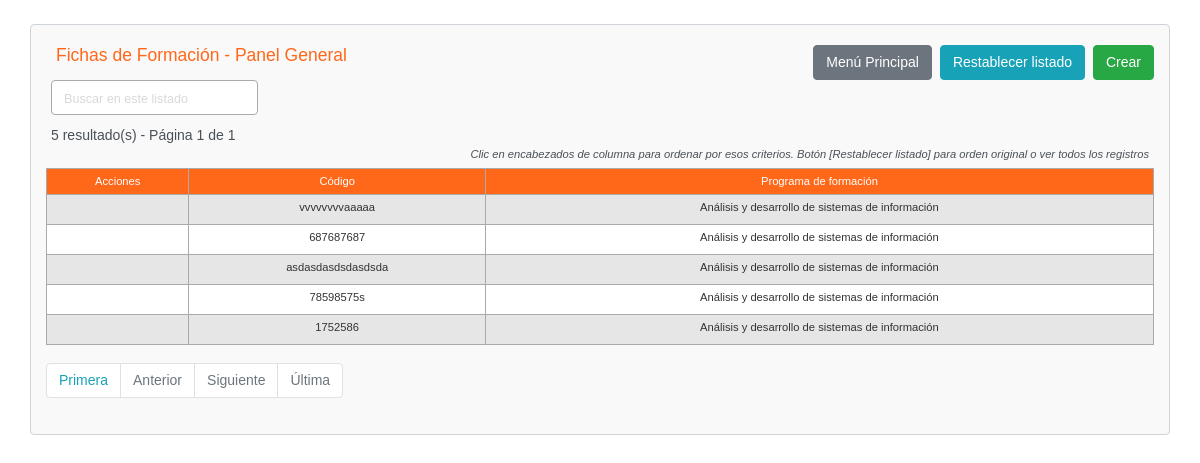
The page /app/fichas_formacion/fichas_formacion-index.php on the database as committed earlier.
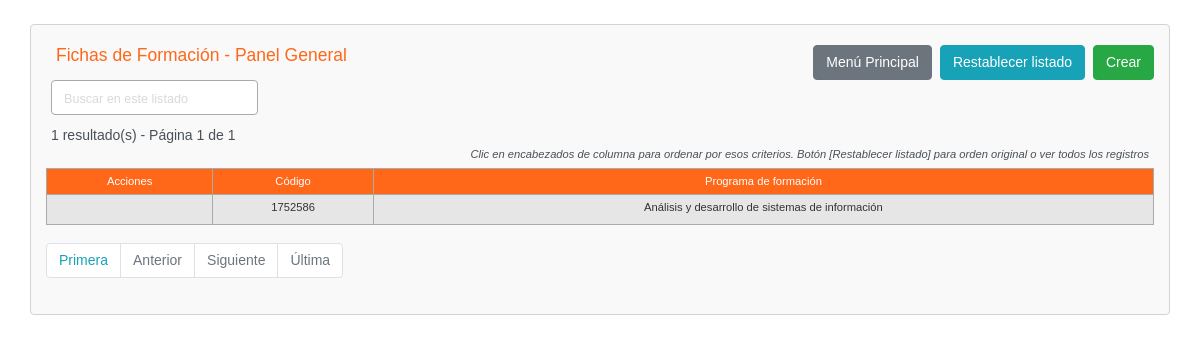
The same page on the database as committed later.
### tables this page shows
CREATE TABLE `fichas_formacion` (
  `idFichaFormacion` int(11) NOT NULL,
  `codigoFichaFormacion` varchar(50) DEFAULT NULL,
  `idProgramaFormacion` int(11) DEFAULT NULL,
  `estado` tinyint(4) NOT NULL DEFAULT 1,
  `auditoria` datetime NOT NULL DEFAULT current_timestamp() ON UPDATE current_timestamp()
);

CREATE TABLE `programas_formacion` (
  `idProgramaFormacion` int(11) NOT NULL,
  `nombreLargoProgramaFormacion` varchar(75) DEFAULT NULL,
  `nombreCorto` varchar(50) DEFAULT NULL,
  `estado` tinyint(4) NOT NULL DEFAULT 1,
  `auditoria` datetime NOT NULL DEFAULT current_timestamp() ON UPDATE current_timestamp()
);

### app/core/config.php (called while the page is built, shortened)
<?php
$no_of_records_per_page = 15;
?>

### app/fichas_formacion/fichas_formacion-index.php (the view, shortened to what the changed rows need)
<!DOCTYPE html>
<html lang="es">
<head>
    <link rel="stylesheet" href="../css/bootstrap-4.5.3.min.css" rel="stylesheet">
    <link rel="stylesheet" href="../css/estilos.css" />
</head>
<body>
    <section class="pt-4">
        <div class="container-fluid index">
            <div class="row">
                <div class="col-md-12">
                    <div class="page-header clearfix">
                        <h2 class="float-left">Fichas de Formación - Panel General</h2>
                        <a href="fichas_formacion-create.php" class="btn btn-success float-right">Crear</a>
                        <a href="fichas_formacion-index.php" class="btn btn-info float-right mr-2">Restablecer listado</a>
                        <a href="../core/menu.php" class="btn btn-secondary float-right mr-2">Menú Principal</a>
                    </div>
                    <div class="form-row">
                        <form action="fichas_formacion-index.php" method="get">
                        </form>
                    </div>
                    <?php
                    require_once "../core/config.php";
                    $domain     = $_SERVER['HTTP_HOST'];
                    $script   = $_SERVER['SCRIPT_NAME'];
                    $parameters   = $_SERVER['QUERY_STRING'];
                    $protocol=strpos(strtolower($_SERVER['SERVER_PROTOCOL']),'https')
                                === FALSE ? 'http' : 'https';
                    $currenturl = $protocol . '://' . $domain. $script . '?' . $parameters;
                    if (isset($_GET['pageno'])) {
                        $pageno = $_GET['pageno'];
                    } else {
                        $pageno = 1;
                    }
                    $offset = ($pageno-1) * $no_of_records_per_page;
                    $total_pages_sql = "SELECT COUNT(*) FROM fichas_formacion";
                    $resultMSQLI = mysqli_query($linkMYSQLI,$total_pages_sql);
                    $total_rows = mysqli_fetch_array($resultMSQLI)[0];
                    $total_pages = ceil($total_rows / $no_of_records_per_page);
                    $order = 'idFichaFormacion';
                    $sortBy = array('asc', 'desc'); $sort = 'desc';
                    $sql = "SELECT FF.*,
                            PF.nombreLargoProgramaFormacion
                            FROM fichas_formacion FF
                            LEFT JOIN programas_formacion PF ON PF.idProgramaFormacion = FF.idProgramaFormacion
                            ORDER BY $order $sort LIMIT $offset, $no_of_records_per_page";
                    $count_pages = "SELECT * FROM fichas_formacion";
                    if(!empty($_GET['search'])) {
                        $search = ($_GET['search']);
                        $sql = "SELECT FF.*,
                            PF.nombreLargoProgramaFormacion
                            FROM fichas_formacion FF
                            LEFT JOIN programas_formacion PF ON PF.idProgramaFormacion = FF.idProgramaFormacion
                            WHERE CONCAT (FF.idFichaFormacion,FF.codigoFichaFormacion,PF.nombreLargoProgramaFormacion,FF.estado,FF.auditoria)
                            LIKE '%$search%'
                            ORDER BY $order $sort
                            LIMIT $offset, $no_of_records_per_page";
                        $count_pages = "SELECT FF.*,
                            PF.nombreLargoProgramaFormacion
                            FROM fichas_formacion FF
                            LEFT JOIN programas_formacion PF ON PF.idProgramaFormacion = FF.idProgramaFormacion
                            WHERE CONCAT (FF.idFichaFormacion,FF.codigoFichaFormacion,PF.nombreLargoProgramaFormacion,FF.estado,FF.auditoria)
                            LIKE '%$search%'
                            ORDER BY $order $sort";
                    }
                    else {
                        $search = "";
                    }
                    if($resultMSQLI = mysqli_query($linkMYSQLI, $sql)){
                        if(mysqli_num_rows($resultMSQLI) > 0){
                            if ($result_count = mysqli_query($linkMYSQLI, $count_pages)) {
                               $total_pages = ceil(mysqli_num_rows($result_count) / $no_of_records_per_page);
                           }
                            $number_of_results = mysqli_num_rows($result_count);
                            echo "<div class='cantidad-paginas'>" . $number_of_results . " resultado(s) - Página " . $pageno . " de " . $total_pages . "</div>";
                            echo "<p class='tip-columnas-index'>Clic en encabezados de columna para ordenar por esos criterios. Botón [Restablecer listado] para orden original o ver todos los registros</p>";
                            echo "<div class='seccion-tabla-scroll-horizontal'>";
                            echo "<table class='estilo-tabla-index table table-bordered table-striped'>";
                                echo "<thead>";
                                    echo "<tr>";
                                        echo "<th class='estilo-acciones'>Acciones</th>";
										echo "<th><a href=?search=$search&sort=&order=codigoFichaFormacion&sort=$sort>Código</th>";
										echo "<th><a href=?search=$search&sort=&order=idProgramaFormacion&sort=$sort>Programa de formación</th>";
                                    echo "</tr>";
                                echo "</thead>";
                                echo "<tbody>";
                                while($row = mysqli_fetch_array($resultMSQLI)){
                                    echo "<tr>";
                                    echo "<td class='centrar-columna'>";
                                        echo "<a href='fichas_formacion-read.php?idFichaFormacion=". $row['idFichaFormacion'] ."' title='Ver Registro' data-toggle='tooltip'><i class='far fa-eye'></i></a>";
                                        echo "<a href='fichas_formacion-update.php?idFichaFormacion=". $row['idFichaFormacion'] ."' title='Actualizar Registro' data-toggle='tooltip'><i class='far fa-edit'></i></a>";
                                        echo "<a href='fichas_formacion-delete.php?idFichaFormacion=". $row['idFichaFormacion'] ."' title='Borrar Registro' data-toggle='tooltip'><i class='far fa-trash-alt'></i></a>";
                                    echo "</td>";
                                    echo "<td class='centrar-columna'>" . $row['codigoFichaFormacion'] . "</td>";
                                    echo "<td class='centrar-columna'>" . $row['nombreLargoProgramaFormacion'] . "</td>";
                                    echo "</tr>";
                                }
                                echo "</tbody>";
                            echo "</table>";
                                                    echo "</div>";
?>
                                <ul class="pagination" align-right>
                                <?php
                                    $new_url = preg_replace('/&?pageno=[^&]*/', '', $currenturl);
                                 ?>
                                    <li class="page-item"><a class="page-link" href="<?php echo $new_url .'&pageno=1' ?>">Primera</a></li>
                                    <li class="page-item <?php if($pageno <= 1){ echo 'disabled'; } ?>">
                                        <a class="page-link" href="<?php if($pageno <= 1){ echo '#'; } else { echo $new_url ."&pageno=".($pageno - 1); } ?>">Anterior</a>
                                    </li>
                                    <li class="page-item <?php if($pageno >= $total_pages){ echo 'disabled'; } ?>">
                                        <a class="page-link" href="<?php if($pageno >= $total_pages){ echo '#'; } else { echo $new_url . "&pageno=".($pageno + 1); } ?>">Siguiente</a>
                                    </li>
                                    <li class="page-item <?php if($pageno >= $total_pages){ echo 'disabled'; } ?>">
                                        <a class="page-item"><a class="page-link" href="<?php echo $new_url .'&pageno=' . $total_pages; ?>">Última</a>
                                    </li>
                                </ul>
<?php
                        } else{
                            echo "<p class='lead sin-registros'><em>No se encontraron coincidencias.</em></p>";
                        }
                    } else{
                        echo "ERROR: No fue posible ejecutar $sql. " . mysqli_error($linkMYSQLI);
                    }
                    ?>
                </div>
            </div>
        </div>
    </section>
</body>
</html>

Rows that differ between the two databases and show on the page:
removed fichas_formacion: codigoFichaFormacion "vvvvvvvvaaaaa", idProgramaFormacion.nombreLargoProgramaFormacion "Análisis y desarrollo de sistemas de información"
removed fichas_formacion: codigoFichaFormacion "687687687", idProgramaFormacion.nombreLargoProgramaFormacion "Análisis y desarrollo de sistemas de información"
removed fichas_formacion: codigoFichaFormacion "asdasdasdsdasdsda", idProgramaFormacion.nombreLargoProgramaFormacion "Análisis y desarrollo de sistemas de información"
removed fichas_formacion: codigoFichaFormacion "78598575s", idProgramaFormacion.nombreLargoProgramaFormacion "Análisis y desarrollo de sistemas de información"
Other text that changed with them:
$number_of_results: "5" → "1"
